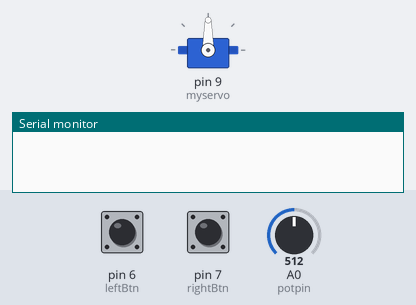
The sketch below on a simulated Arduino Uno, built with avr-gcc and run on an emulated ATmega328P. Shown: servo, the last lines printed to the serial monitor. Inputs (shaded band) come from the test bench; at power-on: pin 6 (leftBtn) LOW, pin 7 (rightBtn) LOW, A0 (potpin) = 512.

Above: at 1.2 s.
1.3 s: pin 6 (leftBtn) pulled HIGH for 0.15 s
At 1.37 s:
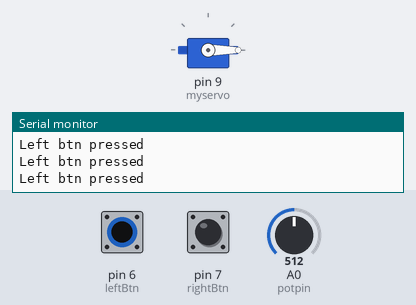
2.9 s: pin 7 (rightBtn) pulled HIGH for 0.15 s
At 2.97 s:
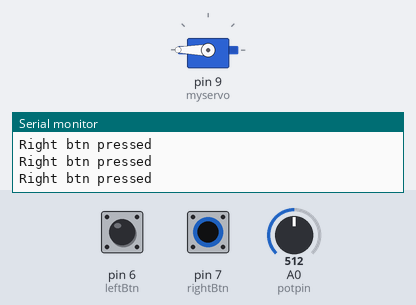
4.5 s: A0 (potpin) set to 716
At 5.5 s:
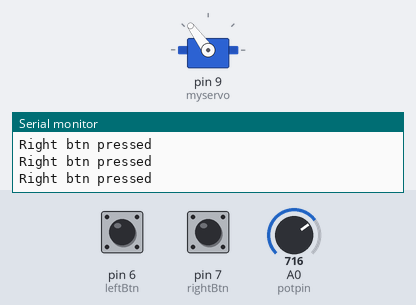
6.0 s: A0 (potpin) set to 900
At 7.1 s:
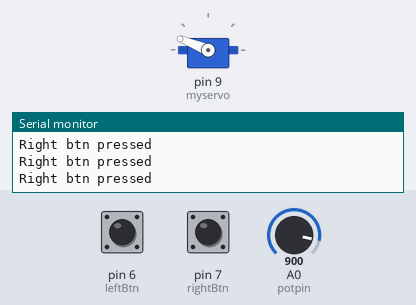
7.5 s: A0 (potpin) set to 306
At 8.7 s:
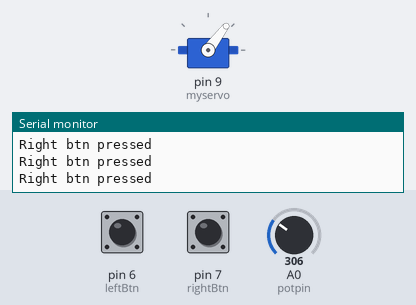
9.0 s: A0 (potpin) set to 122
At 10.4 s:
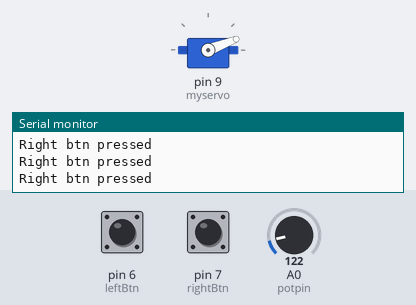
Timing chart, 0 to 11.5 s (numbered marks = the images above; inputs shaded):
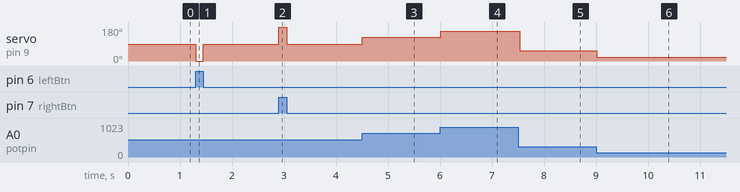

Measured:
- after the input at 1.3 s, servo on pin 9 (myservo): 90° → 0° at once, → 90° 0.15 s later
- after the input at 2.9 s, servo on pin 9 (myservo): 90° → 180° at once, → 90° 0.15 s later
- after the input at 4.5 s, servo on pin 9 (myservo): 90° → 126° at once
- after the input at 6.0 s, servo on pin 9 (myservo): 126° → 158° at once
- after the input at 7.5 s, servo on pin 9 (myservo): 158° → 53° at once
- after the input at 9.0 s, servo on pin 9 (myservo): 53° → 21° at once

The sketch:

initial_pot.ino
```cpp
#include <Servo.h>
Servo myservo;
int potpin = 0;
int input = 0;
float factor = 5.68;
int output;

int leftBtn = 6;
int rightBtn = 7;
int left;
int right;

void setup() {
  Serial.begin(9600);

  pinMode(leftBtn,INPUT);
  pinMode(rightBtn,INPUT);
  myservo.attach(9);
}

void loop() {

  //  Serial.print("Pot reading, in:");
  //  Serial.print(input, DEC);
  //  Serial.print(", out:");
  //  Serial.println(output, DEC);

  left = digitalRead(leftBtn);
  right = digitalRead(rightBtn);
  if (left == HIGH) {
    Serial.println("Left btn pressed");
    myservo.write(0);
  }
  else if (right == HIGH) {
    Serial.println("Right btn pressed");
    myservo.write(180);
  }
  else {
    input = analogRead(potpin);
    output = abs(float(input) / factor);
    myservo.write(output);
    //myservo.write(90);
  }

  delay(30);
}
```
